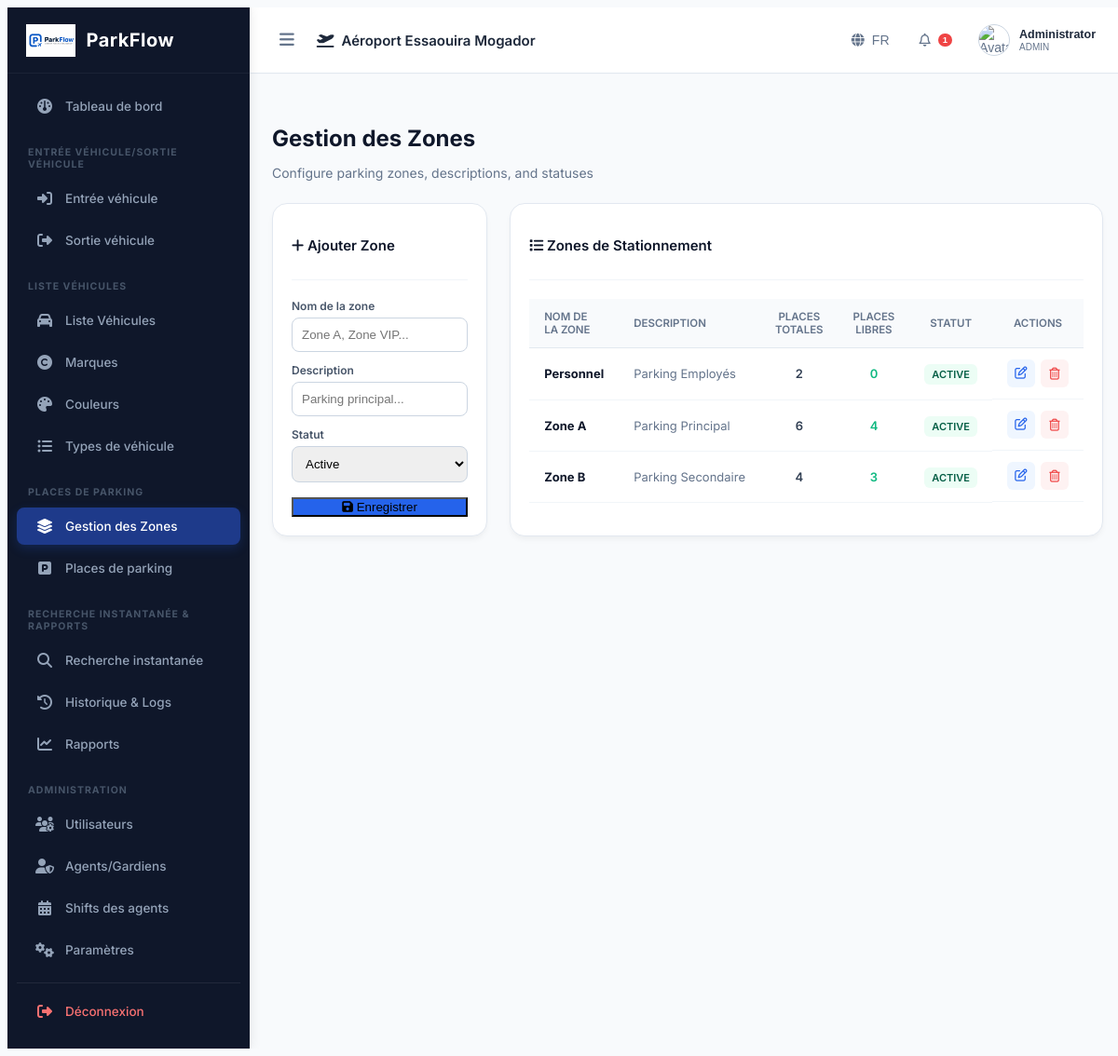
The app's page /parking-management/zones (signed in) with its own data.
### tables this page shows
CREATE TABLE settings (

    id INTEGER PRIMARY KEY AUTOINCREMENT,

    company_name TEXT,

    airport_name TEXT,

    airport_code TEXT,

    address TEXT,

    phone TEXT,

    email TEXT,

    logo TEXT,

    currency TEXT DEFAULT 'MAD'
, stripe_publishable_key TEXT DEFAULT 'pk_test_placeholder', stripe_secret_key TEXT DEFAULT 'sk_test_placeholder', enable_stripe INTEGER DEFAULT 0);

CREATE TABLE zones (
    id INTEGER PRIMARY KEY AUTOINCREMENT,
    name TEXT NOT NULL UNIQUE,
    description TEXT,
    status TEXT NOT NULL DEFAULT 'ACTIVE'
        CHECK(status IN ('ACTIVE','INACTIVE')),
    created_at DATETIME DEFAULT CURRENT_TIMESTAMP
);

### app.py (the view, shortened to what this page needs)
@app.route("/parking-management/zones", methods=["GET", "POST"])
def zones_list():
    if "user" not in session:
        return redirect(url_for("login"))
    conn = get_db_connection()
    cursor = conn.cursor()
    cursor.execute("""
        SELECT zones.*, COUNT(parking_places.id) as total_spots,
        SUM(CASE WHEN parking_places.status = 'FREE' THEN 1 ELSE 0 END) as free_spots
        FROM zones
        LEFT JOIN parking_places ON zones.id = parking_places.zone_id
        GROUP BY zones.id
        ORDER BY zones.name ASC
    """)
    zones = cursor.fetchall()
    conn.close()
    return render_template("parking_management/zones.html", zones=zones)

### app.py (called while the page is built)
def get_db_connection():
    conn = sqlite3.connect(DATABASE)
    conn.row_factory = sqlite3.Row
    return conn

### templates/parking_management/zones.html (shortened to what this page needs)
{% extends "layout.html" %}
{% block content %}
<div class="dashboard-header" style="margin-bottom: 24px;">
    <h1 style="font-size: 24px; font-weight: 700; color: #0f172a; margin-bottom: 4px;">{{ t('zones') }}</h1>
    <p style="font-size: 14px; color: #64748b;">Configure parking zones, descriptions, and statuses</p>
</div>
<div class="dashboard-grid" style="grid-template-columns: 1fr 2fr;">
    <div class="panel-card" style="height: fit-content;">
        <div class="panel-header">
            <h3 class="panel-title"><i class="fa-solid fa-plus text-primary"></i> Ajouter Zone</h3>
        </div>
        <form action="/parking-management/zones" method="POST">
            <div style="margin-bottom: 12px;">
                <label style="display: block; font-size: 12px; font-weight: 600; color: #475569; margin-bottom: 5px;">Nom de la zone</label>
                <input type="text" name="name" class="form-control" placeholder="Zone A, Zone VIP..." required style="width: 100%; border: 1px solid #cbd5e1; border-radius: 8px; padding: 10px; box-sizing: border-box;">
            </div>
            <div style="margin-bottom: 12px;">
                <label style="display: block; font-size: 12px; font-weight: 600; color: #475569; margin-bottom: 5px;">Description</label>
                <input type="text" name="description" class="form-control" placeholder="Parking principal..." style="width: 100%; border: 1px solid #cbd5e1; border-radius: 8px; padding: 10px; box-sizing: border-box;">
            </div>
            <div style="margin-bottom: 15px;">
                <label style="display: block; font-size: 12px; font-weight: 600; color: #475569; margin-bottom: 5px;">Statut</label>
                <select name="status" required style="width: 100%; border: 1px solid #cbd5e1; border-radius: 8px; padding: 10px; cursor: pointer;">
                    <option value="ACTIVE" selected>Active</option>
                </select>
            </div>
            <button type="submit" class="login-btn" style="background-color: #2563eb; width: 100%;">
                <i class="fa-solid fa-floppy-disk"></i> Enregistrer
            </button>
        </form>
    </div>
    <div class="panel-card">
        <div class="panel-header">
            <h3 class="panel-title"><i class="fa-solid fa-list text-primary"></i> Zones de Stationnement</h3>
        </div>
        <div class="table-responsive">
            <table class="custom-table">
                <thead>
                    <tr>
                        <th>Nom de la zone</th>
                        <th>Description</th>
                        <th style="text-align: center;">Places Totales</th>
                        <th style="text-align: center;">Places Libres</th>
                        <th style="text-align: center;">Statut</th>
                        <th style="text-align: center;">Actions</th>
                    </tr>
                </thead>
                <tbody>
                    {% if zones %}
                        {% for zone in zones %}
                            <tr>
                                <td style="font-weight: 700; color: #0f172a;">{{ zone.name }}</td>
                                <td style="color: #64748b; font-size: 13px;">{{ zone.description or 'Aucune description' }}</td>
                                <td style="text-align: center; font-weight: 600;">{{ zone.total_spots }}</td>
                                <td style="text-align: center; font-weight: 600; color: #10b981;">{{ zone.free_spots }}</td>
                                <td style="text-align: center;">
                                    <span class="badge-status {% if zone.status == 'ACTIVE' %}badge-success{% else %}badge-danger{% endif %}">
                                        {{ zone.status }}
                                    </span>
                                </td>
                                <td style="text-align: center; display: flex; gap: 6px; justify-content: center;">
                                    <button onclick="openEditModal({{ zone.id }}, '{{ zone.name }}', '{{ zone.description }}', '{{ zone.status }}')" style="display: inline-flex; align-items: center; justify-content: center; width: 30px; height: 30px; border-radius: 6px; border: none; background-color: #eff6ff; color: #2563eb; cursor: pointer;">
                                        <i class="fa-regular fa-pen-to-square"></i>
                                    </button>
                                    <a href="/parking-management/zones/delete/{{ zone.id }}" class="btn-action text-danger" onclick="return confirm('Voulez-vous vraiment supprimer cette zone ?')" style="display: inline-flex; align-items: center; justify-content: center; width: 30px; height: 30px; border-radius: 6px; background-color: #fef2f2; color: #ef4444; text-decoration: none;">
                                        <i class="fa-regular fa-trash-can"></i>
                                    </a>
                                </td>
                            </tr>
                        {% endfor %}
                    {% else %}
                        <tr>
                            <td colspan="6" style="text-align: center; color: #94a3b8; padding: 25px;">
                                Aucune zone configurée.
                            </td>
                        </tr>
                    {% endif %}
                </tbody>
            </table>
        </div>
    </div>
</div>
{% endblock %}

### templates/layout.html (shortened to what this page needs)
<!DOCTYPE html>
<html lang="{{ current_lang }}" dir="{{ 'rtl' if current_lang == 'ar' else 'ltr' }}">
<head>
    <link rel="stylesheet" href="https://cdnjs.cloudflare.com/ajax/libs/font-awesome/6.5.2/css/all.min.css">
    <link rel="stylesheet" href="{{ url_for('static', filename='css/style.css') }}">
    <link rel="stylesheet" href="{{ url_for('static', filename='css/dashboard.css') }}">
</head>
<body>
    <div class="app-container">
        <aside class="sidebar">
            <div class="sidebar-brand">
                <img src="{{ url_for('static', filename='images/logo.png') }}" alt="Logo" class="brand-logo">
                <span class="brand-text">ParkFlow</span>
            </div>
            <nav class="sidebar-menu">
                <ul>
                    <li>
                        <a href="/dashboard" class="nav-link {% if request.path == '/dashboard' %}active{% endif %}">
                            <i class="fa-solid fa-gauge"></i> <span>{{ t('dashboard') }}</span>
                        </a>
                    </li>
                    <li class="menu-header"><span>{{ t('entry') }}/{{ t('exit') }}</span></li>
                    <li>
                        <a href="/parking/entry" class="nav-link {% if request.path == '/parking/entry' %}active{% endif %}">
                            <i class="fa-solid fa-right-to-bracket"></i> <span>{{ t('entry') }}</span>
                        </a>
                    </li>
                    <li>
                        <a href="/parking/exit" class="nav-link {% if request.path == '/parking/exit' %}active{% endif %}">
                            <i class="fa-solid fa-right-from-bracket"></i> <span>{{ t('exit') }}</span>
                        </a>
                    </li>
                    <li class="menu-header"><span>{{ t('vehicles') }}</span></li>
                    <li>
                        <a href="/vehicles" class="nav-link {% if request.path == '/vehicles' %}active{% endif %}">
                            <i class="fa-solid fa-car"></i> <span>{{ t('vehicles') }}</span>
                        </a>
                    </li>
                    <li>
                        <a href="/vehicles/brands" class="nav-link {% if request.path == '/vehicles/brands' %}active{% endif %}">
                            <i class="fa-solid fa-copyright"></i> <span>{{ t('brands') }}</span>
                        </a>
                    </li>
                    <li>
                        <a href="/vehicles/colors" class="nav-link {% if request.path == '/vehicles/colors' %}active{% endif %}">
                            <i class="fa-solid fa-palette"></i> <span>{{ t('colors') }}</span>
                        </a>
                    </li>
                    <li>
                        <a href="/vehicles/types" class="nav-link {% if request.path == '/vehicles/types' %}active{% endif %}">
                            <i class="fa-solid fa-list-ul"></i> <span>{{ t('types') }}</span>
                        </a>
                    </li>
                    <li class="menu-header"><span>{{ t('places') }}</span></li>
                    <li>
                        <a href="/parking-management/zones" class="nav-link {% if request.path == '/parking-management/zones' %}active{% endif %}">
                            <i class="fa-solid fa-layer-group"></i> <span>{{ t('zones') }}</span>
                        </a>
                    </li>
                    <li>
                        <a href="/parking-management/places" class="nav-link {% if request.path == '/parking-management/places' %}active{% endif %}">
                            <i class="fa-solid fa-square-parking"></i> <span>{{ t('places') }}</span>
                        </a>
                    </li>
                    <li class="menu-header"><span>{{ t('search') }} & {{ t('reports') }}</span></li>
                    <li>
                        <a href="/parking/search" class="nav-link {% if request.path == '/parking/search' %}active{% endif %}">
                            <i class="fa-solid fa-magnifying-glass"></i> <span>{{ t('search') }}</span>
                        </a>
                    </li>
                    <li>
                        <a href="/parking/history" class="nav-link {% if request.path == '/parking/history' %}active{% endif %}">
                            <i class="fa-solid fa-history"></i> <span>{{ t('history') }}</span>
                        </a>
                    </li>
                    <li>
                        <a href="/reports" class="nav-link {% if request.path == '/reports' %}active{% endif %}">
                            <i class="fa-solid fa-chart-line"></i> <span>{{ t('reports') }}</span>
                        </a>
                    </li>
                    <li class="menu-header"><span>Administration</span></li>
                    <li>
                        <a href="/users" class="nav-link {% if request.path == '/users' %}active{% endif %}">
                            <i class="fa-solid fa-users-gear"></i> <span>{{ t('users') }}</span>
                        </a>
                    </li>
                    <li>
                        <a href="/users/guards" class="nav-link {% if request.path == '/users/guards' %}active{% endif %}">
                            <i class="fa-solid fa-user-shield"></i> <span>{{ t('guards') }}</span>
                        </a>
                    </li>
                    <li>
                        <a href="/users/shifts" class="nav-link {% if request.path == '/users/shifts' %}active{% endif %}">
                            <i class="fa-solid fa-calendar-days"></i> <span>{{ t('shifts') }}</span>
                        </a>
                    </li>
                    <li>
                        <a href="/settings" class="nav-link {% if request.path == '/settings' %}active{% endif %}">
                            <i class="fa-solid fa-gears"></i> <span>{{ t('settings') }}</span>
                        </a>
                    </li>
                    <li class="logout-item" style="margin-top: 15px; border-top: 1px solid rgba(255,255,255,0.08); padding-top: 10px;">
                        <a href="/logout" class="nav-link" style="color: #f87171;">
                            <i class="fa-solid fa-sign-out-alt"></i> <span>{{ t('logout') }}</span>
                        </a>
                    </li>
                </ul>
            </nav>
        </aside>
        <div class="main-wrapper">
            <header class="topbar">
                <div class="topbar-left">
                    <button class="toggle-sidebar-btn" id="toggle-sidebar">
                        <i class="fa-solid fa-bars"></i>
                    </button>
                    <span class="airport-title">
                        <i class="fa-solid fa-plane-departure text-primary"></i>
                        {{ t('airport_title') }}
                    </span>
                </div>
                <div class="topbar-right">
                    <div class="language-dropdown">
                        <button class="topbar-btn" id="lang-menu-btn">
                            <i class="fa-solid fa-globe"></i> <span>{{ current_lang | upper }}</span>
                        </button>
                    </div>
                    <div class="notifications-dropdown">
                        <button class="topbar-btn" id="noti-menu-btn">
                            <i class="fa-regular fa-bell"></i>
                            <span class="badge">1</span>
                        </button>
                    </div>
                    <div class="user-dropdown">
                        <button class="topbar-btn user-profile-btn" id="user-menu-btn">
                            <img src="{{ url_for('static', filename='images/' + (session['photo'] if session and 'photo' in session else 'default_avatar.png')) }}" alt="Avatar" class="user-avatar" onerror="this.src='https://cdn-icons-png.flaticon.com/512/149/149071.png'">
                            <div class="user-details">
                                <span class="user-name">{{ session.get('fullname', 'Admin') }}</span>
                                <span class="user-role">{{ session.get('role', 'ADMIN') }}</span>
                            </div>
                        </button>
                    </div>
                </div>
            </header>
            <div class="alert-container" style="padding: 15px 25px 0 25px;">
            </div>
            <main class="page-content">
                {% block content %}{% endblock %}
            </main>
        </div>
    </div>
</body>
</html>

### static/css/style.css (style rules this page uses)
:root { --primary-color: #1e3a8a; --accent-color: #3b82f6; --success-color: #10b981; --danger-color: #ef4444; --warning-color: #f59e0b; --dark-bg: #0f172a; --light-bg: #f8fafc; }
body { font-family: 'Inter', 'Cairo', sans-serif; background-color: var(--light-bg); color: #334155; overflow-x: hidden; }
.sidebar { background-color: var(--dark-bg); min-height: 100vh; color: white; box-shadow: 4px 0 10px rgba(0,0,0,0.1); }
.sidebar .nav-link { color: #94a3b8; font-weight: 500; padding: 12px 20px; border-radius: 8px; transition: all 0.3s ease; margin-bottom: 5px; }
.sidebar .nav-link:hover, .sidebar .nav-link.active { background-color: var(--primary-color); color: white; }
.form-control, .form-select { border-radius: 8px; border: 1px solid #cbd5e1; padding: 10px 14px; }

### records on screen
settings: airport_name "Aéroport Essaouira Mogador"
zones: name "Personnel", description "Parking Employés", total_spots "2", free_spots "0", status "ACTIVE", {{ zone.id }} 3 (drawn)
zones: name "Zone A", description "Parking Principal", total_spots "6", free_spots "4", status "ACTIVE"
zones: name "Zone B", description "Parking Secondaire", total_spots "4", free_spots "3", status "ACTIVE"

### other values on screen
{{ t('dashboard') }} "Tableau de bord"
{{ t('entry') }} "ENTRÉE VÉHICULE"
{{ t('exit') }} "SORTIE VÉHICULE"
{{ t('entry') }} "Entrée véhicule"
{{ t('exit') }} "Sortie véhicule"
{{ t('vehicles') }} "LISTE VÉHICULES"
{{ t('vehicles') }} "Liste Véhicules"
{{ t('brands') }} "Marques"
{{ t('colors') }} "Couleurs"
{{ t('types') }} "Types de véhicule"
{{ t('places') }} "PLACES DE PARKING"
{{ t('zones') }} "Gestion des Zones"
{{ t('places') }} "Places de parking"
{{ t('search') }} "RECHERCHE INSTANTANÉE"
{{ t('reports') }} "RAPPORTS"
